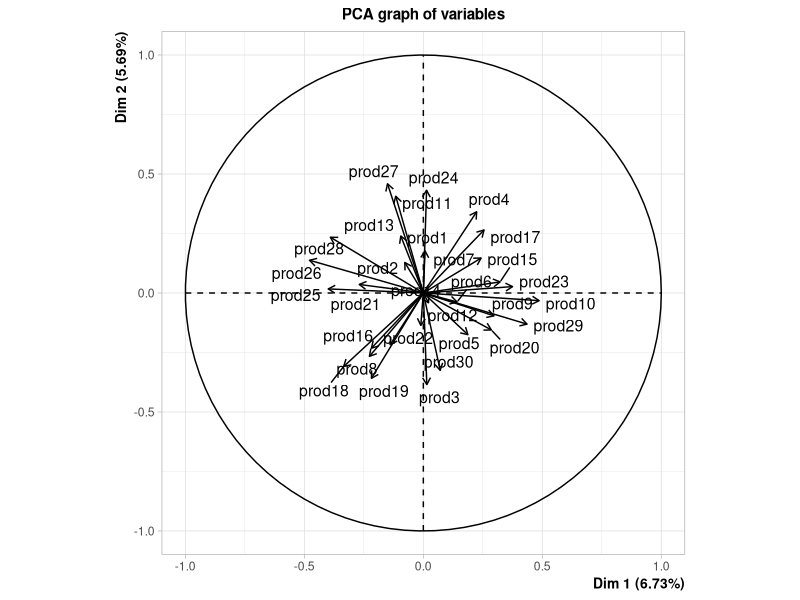
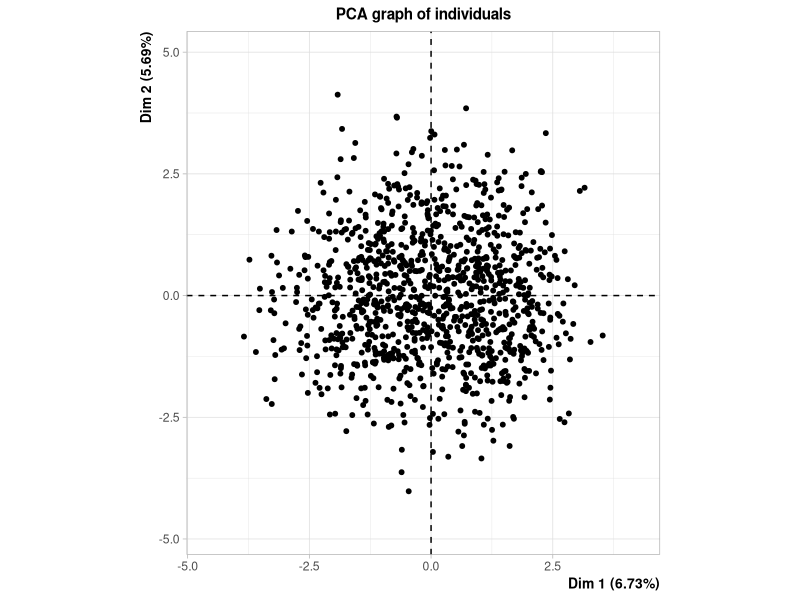
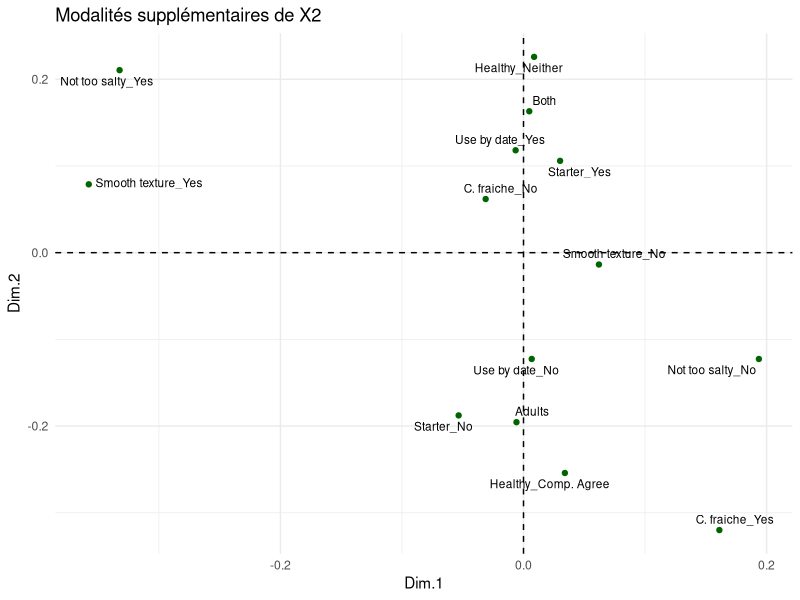
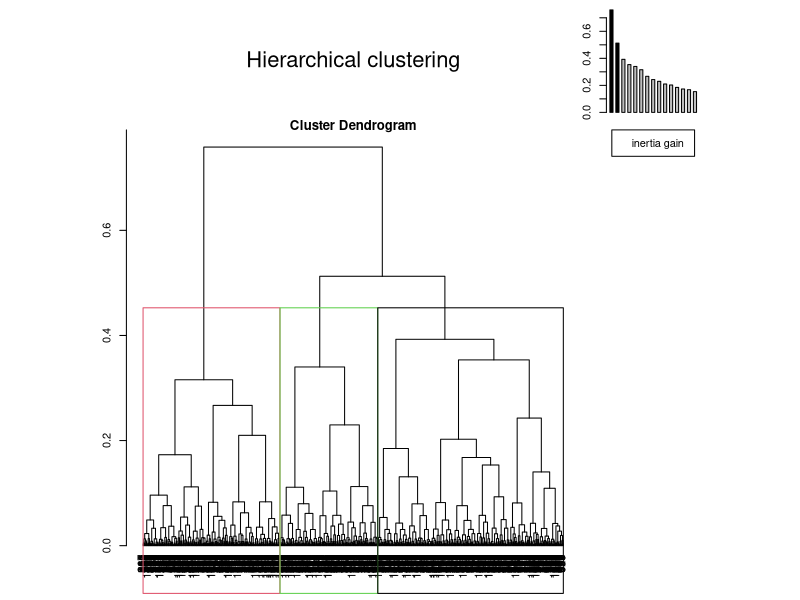
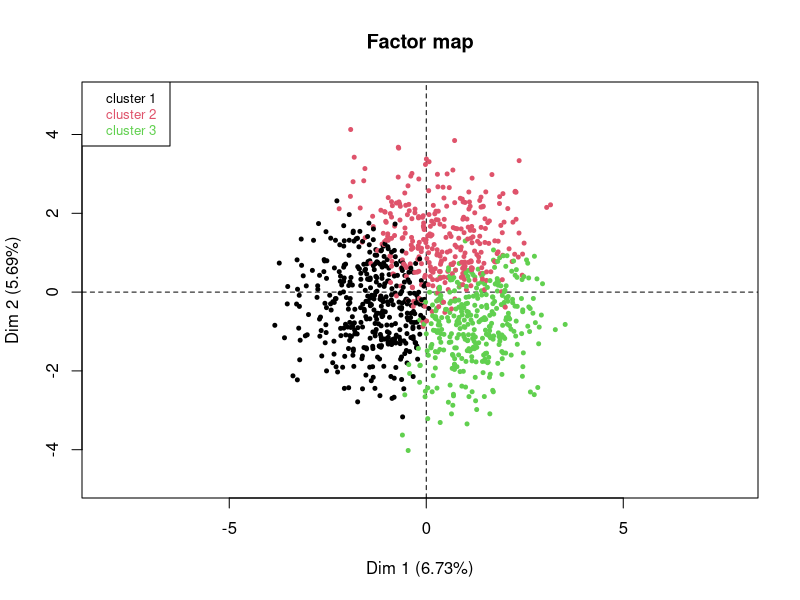
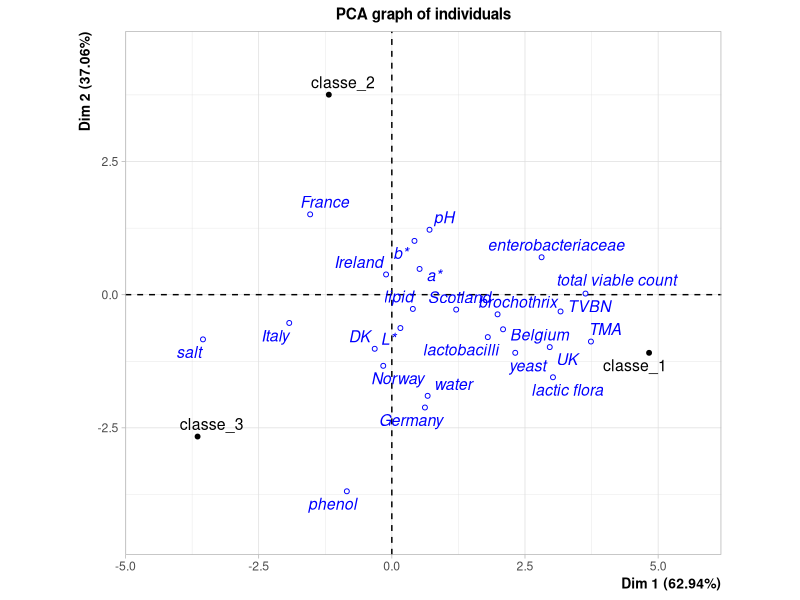

The R source for these figures, in order:
## ---- chunk 1
library(FactoMineR)

saumon <- read.csv2("saumon.csv", row.names = 1,
                    stringsAsFactors = TRUE, check.names = FALSE)

X1 <- droplevels(saumon[1:1063, 1:31])             # consommateurs x (Country + produits)
X2 <- droplevels(saumon[1:1063, 32:ncol(saumon)])  # consommateurs x questionnaire
X3 <- saumon[1064:nrow(saumon), 2:31]              # descripteurs x produits

# Un consommateur n'a aucune note : on le retire
ok <- rowSums(is.na(X1[, -1])) < 30
X1 <- X1[ok, ]
X2 <- X2[ok, ]
## ---- chunk 2
set.seed(123)  # ncp < 15 : FactoMineR utilise une SVD approchée à départ aléatoire
res_pca <- PCA(cbind(X1, X2), quali.sup = c(1, 32:99), ncp = 10, graph = FALSE)

plot(res_pca, choix = "var")
plot(res_pca, choix = "ind", label = "none", invisible = "quali")

# Variables de X2 liées aux axes 1 et 2
lapply(dimdesc(res_pca, axes = 1:2), function(d) d$quali)

# Modalités de X2 les plus liées aux axes 1 et 2 (|v.test| > 3)
library(ggplot2)
mod <- as.data.frame(res_pca$quali.sup$coord[, 1:2])
mod <- mod[-(1:nlevels(X1$Country)), ]
mod <- mod[apply(abs(res_pca$quali.sup$v.test[rownames(mod), 1:2]), 1, max) > 3, ]

ggplot(mod, aes(Dim.1, Dim.2, label = rownames(mod))) +
  geom_hline(yintercept = 0, linetype = 2) +
  geom_vline(xintercept = 0, linetype = 2) +
  geom_point(colour = "darkgreen") +
  ggrepel::geom_text_repel(size = 3) +
  labs(title = "Modalités supplémentaires de X2") +
  theme_minimal()
## ---- chunk 3
# Classification sur les 10 premiers axes de l'ACP
# Ward.D2 : minimise l'augmentation de l'inertie intra-classe
# nb.clust = 3 :  il y'a un saut important de l'inertie, on impose 3 classes
# consol = TRUE : consolidation par k-means
res_hcpc <- HCPC(res_pca, nb.clust = 3, consol = TRUE, graph = FALSE)

classe <- res_hcpc$data.clust$clust
table(classe)

plot(res_hcpc, choice = "tree")
plot(res_hcpc, choice = "map", draw.tree = FALSE, ind.names = FALSE)

res_hcpc$desc.var$quanti
res_hcpc$desc.var$category
## ---- chunk 4
# Profil moyen de chaque classe, centré-réduit sur les produits comme les lignes de X3
cr <- function(x) (x - mean(x)) / sqrt(mean((x - mean(x))^2))
profils <- t(sapply(split(X1[, -1], classe), colMeans))
profils <- t(apply(profils, 1, cr))
rownames(profils) <- paste0("classe_", rownames(profils))

don <- rbind(profils, X3)
res_pca_cl <- PCA(don, ind.sup = 4:nrow(don), scale.unit = FALSE, graph = FALSE)

plot(res_pca_cl, choix = "ind")
